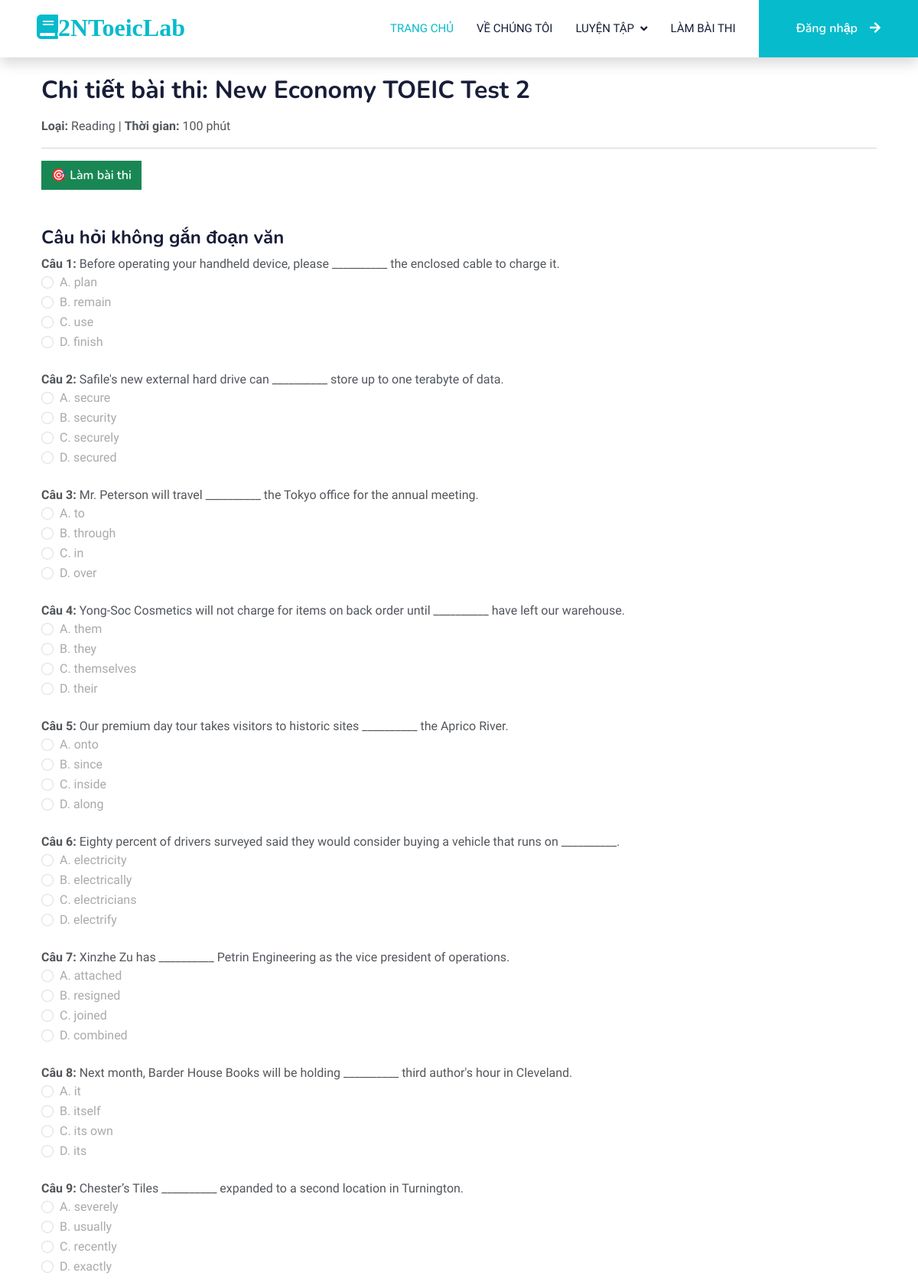
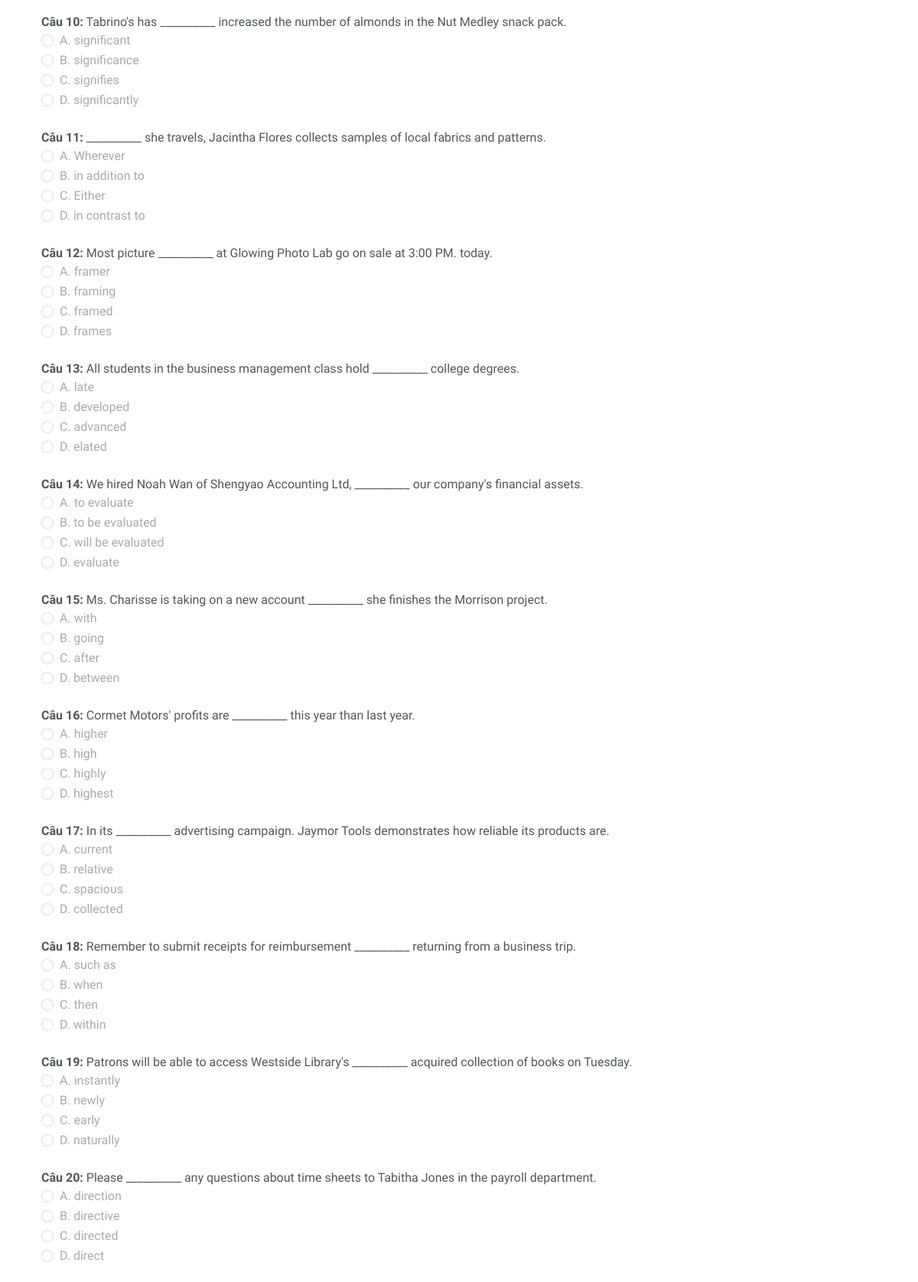
Screenshot of /templates/examdetails.php?id=2 (upper part) with the database file from the repository (2 pictures, top to bottom).
### tables this page shows
CREATE TABLE IF NOT EXISTS `exam` (
  `exam_id` int(11) NOT NULL AUTO_INCREMENT,
  `title` varchar(255) NOT NULL,
  `type` varchar(255) NOT NULL,
  `duration_minutes` int(11) NOT NULL,
  `difficulty_level` int(11) NOT NULL,
  PRIMARY KEY (`exam_id`)
);

CREATE TABLE IF NOT EXISTS `exam_question` (
  `question_id` int(11) NOT NULL AUTO_INCREMENT,
  `exam_id` int(11) NOT NULL,
  `content` varchar(255) NOT NULL,
  `correct_answer` varchar(1) NOT NULL,
  `option_1` varchar(255) NOT NULL,
  `option_2` varchar(255) NOT NULL,
  `option_3` varchar(255) NOT NULL,
  `option_4` varchar(255) NOT NULL,
  `passage_id` int(11) DEFAULT NULL,
  `listening_id` int(11) DEFAULT NULL,
  PRIMARY KEY (`question_id`),
  KEY `exam_id` (`exam_id`) USING BTREE,
  KEY `Pass` (`passage_id`),
  KEY `FK_lis` (`listening_id`)
);

### templates/examdetails.php (the view, shortened to what this page needs)
<?php
$model = new ExamModel();
$exam_id = $_GET['id'] ?? 0;
$conn = $model->getConn();
$exam_sql = "SELECT * FROM exam WHERE exam_id = $exam_id";
$exam_result = mysqli_query($conn, $exam_sql);
$exam = mysqli_fetch_assoc($exam_result);
$question_sql = "SELECT * FROM exam_question WHERE exam_id = $exam_id ORDER BY passage_id ASC, question_id ASC";
$question_result = mysqli_query($conn, $question_sql);
$questions = [];
while ($row = mysqli_fetch_assoc($question_result)) {
    $questions[] = $row;
}
$grouped_questions = [];
$no_passage_questions = [];
foreach ($questions as $q) {
    if ($q['passage_id']) {
        $grouped_questions[$q['passage_id']][] = $q;
    } else {
        $no_passage_questions[] = $q;
    }
}
?>
<!DOCTYPE html>
<html lang="vi">
<head>
    <link href="https://cdn.jsdelivr.net/npm/bootstrap@5.3.0/dist/css/bootstrap.min.css" rel="stylesheet">
    <link href="https://cdnjs.cloudflare.com/ajax/libs/font-awesome/5.10.0/css/all.min.css" rel="stylesheet">
    <link href="https://cdn.jsdelivr.net/npm/bootstrap-icons@1.4.1/font/bootstrap-icons.css" rel="stylesheet">
    <link href="../public/libs/animate/animate.min.css" rel="stylesheet">
    <link href="../public/libs/owlcarousel/assets/owl.carousel.min.css" rel="stylesheet">
    <link href="../public/css/bootstrap.min.css" rel="stylesheet">
    <link href="../public/css/style.css" rel="stylesheet">
</head>
<body>
    <nav class="navbar navbar-expand-lg bg-white navbar-light shadow sticky-top p-0">
        <a href="../index.php" class="navbar-brand d-flex align-items-center px-4 px-lg-5">
            <h2 class="m-0 text-primary"><i class="fa fa-book me-3">2NToeicLab</i></h2>
        </a>
        <div class="collapse navbar-collapse" id="navbarCollapse">
            <div class="navbar-nav ms-auto p-4 p-lg-0">
                <a href="../index.php" class="nav-item nav-link active">Trang chủ</a>
                <a href="./about.php" class="nav-item nav-link">Về chúng tôi</a>
                <div class="nav-item dropdown">
                    <a href="./practice.php" class="nav-link dropdown-toggle" data-bs-toggle="dropdown">Luyện tập</a>
                </div>
                <a href="templates/test.php" class="nav-item nav-link">Làm bài thi</a>
            </div>
            <?php if (isset($_SESSION["user_email"])): ?>
                <div class="nav-item dropdown me-4">
                    <a href="#" class="btn btn-primary dropdown-toggle py-4 px-lg-5 d-none d-lg-block" data-bs-toggle="dropdown">
                        <?= explode('@', $_SESSION["user_email"])[0] ?>
                    </a>
                    <div class="dropdown-menu dropdown-menu-end">
                        <a href="profile.php" class="dropdown-item">Sửa thông tin</a>
                        <a href="logout.php" class="dropdown-item text-danger">Đăng xuất</a>
                       <?php if (isset($_SESSION['user_role']) && $_SESSION['user_role'] === 'admin'): ?>
                        <div class="dropdown-divider"></div>
                            <a href="admin/exam_manage.php" class="dropdown-item">Quản lý bài thi</a>
                            <a href="#" class="dropdown-item">Quản lý người dùng</a>
                        <?php endif; ?>
                    </div>
                </div>
            <?php else: ?>
                <a href="login.php" class="btn btn-primary py-4 px-lg-5 d-none d-lg-block">Đăng nhập<i class="fa fa-arrow-right ms-3"></i></a>
            <?php endif; ?>
        </div>
    </nav>
  <div class="container py-4">
    <h2 class="mb-3">Chi tiết bài thi: <?= htmlspecialchars($exam['title']) ?></h2>
    <p><strong>Loại:</strong> <?= $exam['type'] ?> | <strong>Thời gian:</strong> <?= $exam['duration_minutes'] ?> phút</p>
    <hr>
    <button id="startExamBtn" class="btn btn-success mb-4">🎯 Làm bài thi</button>
    <form method="POST" id="submitForm">
        <?php $cauSo = 1; ?>
        <?php if ($exam['type'] === 'Reading'): ?>
            <?php if (!empty($no_passage_questions)): ?>
                <h4 class="mt-4">Câu hỏi không gắn đoạn văn</h4>
                <?php foreach ($no_passage_questions as $q): ?>
                    <div class="question-block">
                        <strong>Câu <?= $cauSo++ ?>:</strong> <?= htmlspecialchars($q['content']) ?>
                        <?php foreach (['A','B','C','D'] as $i => $opt): ?>
                            <div class="form-check">
                                <input class="form-check-input" disabled type="radio" name="<?= $q['question_id'] ?>" value="<?= $opt ?>" id="q<?= $q['question_id'] . $opt ?>">
                                <label class="form-check-label" for="q<?= $q['question_id'] . $opt ?>">
                                    <?= $opt ?>. <?= htmlspecialchars($q["option_" . ($i + 1)]) ?>
                                </label>
                            </div>
                        <?php endforeach; ?>
                    </div>
                <?php endforeach; ?>
            <?php endif; ?>
        <?php endif; ?>
    </form>
</div>
</body>
</html>

### public/css/style.css (style rules this page uses)
:root { --primary: #06BBCC; --light: #F0FBFC; --dark: #181d38; }
.btn { font-family: 'Nunito', sans-serif; font-weight: 600; transition: .5s; }
.btn.btn-primary, .btn.btn-secondary { color: #FFFFFF; }
.navbar .dropdown-toggle::after { border: none; content: "\f107"; font-family: "Font Awesome 5 Free"; font-weight: 900; vertical-align: middle; margin-left: 8px; }
.navbar-light .navbar-nav .nav-link { margin-right: 30px; padding: 25px 0; color: #FFFFFF; font-size: 15px; text-transform: uppercase; outline: none; }
.navbar-light .navbar-nav .nav-link:hover, .navbar-light .navbar-nav .nav-link.active { color: var(--primary); }
.navbar-light .navbar-brand, .navbar-light a.btn { height: 75px; }
.navbar-light .navbar-nav .nav-link { color: var(--dark); font-weight: 500; }
.navbar-light.sticky-top { top: -100px; transition: .5s; }

### templates/examdetails.php (style rules this page uses)
.question-block { margin-bottom: 25px; }

### rows the page displays
exam: title "New Economy TOEIC Test 2", type "Reading", duration_minutes "100"
exam_question: content "Before operating your handheld device, please __________ the enclosed cable to charge it.", opt "A", option_1 "plan", opt "B", option_2 "remain", opt "C", option_3 "use", opt "D", option_4 "finish"
exam_question: content "Safile's new external hard drive can __________ store up to one terabyte of data.", opt "A", option_1 "secure", opt "B", option_2 "security", opt "C", option_3 "securely", opt "D", option_4 "secured"
exam_question: content "Mr. Peterson will travel __________ the Tokyo office for the annual meeting.", opt "A", option_1 "to", opt "B", option_2 "through", opt "C", option_3 "in", opt "D", option_4 "over"
exam_question: content "Yong-Soc Cosmetics will not charge for items on back order until __________ have left our warehouse.", opt "A", option_1 "them", opt "B", option_2 "they", opt "C", option_3 "themselves", opt "D", option_4 "their"
exam_question: content "Our premium day tour takes visitors to historic sites __________ the Aprico River.", opt "A", option_1 "onto", opt "B", option_2 "since", opt "C", option_3 "inside", opt "D", option_4 "along"
exam_question: content "Eighty percent of drivers surveyed said they would consider buying a vehicle that runs on __________.", opt "A", option_1 "electricity", opt "B", option_2 "electrically", opt "C", option_3 "electricians", opt "D", option_4 "electrify"
exam_question: content "Xinzhe Zu has __________ Petrin Engineering as the vice president of operations.", opt "A", option_1 "attached", opt "B", option_2 "resigned", opt "C", option_3 "joined", opt "D", option_4 "combined"
exam_question: content "Next month, Barder House Books will be holding __________ third author's hour in Cleveland.", opt "A", option_1 "it", opt "B", option_2 "itself", opt "C", option_3 "its own", opt "D", option_4 "its"
exam_question: content "Chester’s Tiles __________ expanded to a second location in Turnington.", opt "A", option_1 "severely", opt "B", option_2 "usually", opt "C", option_3 "recently", opt "D", option_4 "exactly"
exam_question: content "Tabrino's has __________ increased the number of almonds in the Nut Medley snack pack.", opt "A", option_1 "significant", opt "B", option_2 "significance", opt "C", option_3 "signifies", opt "D", option_4 "significantly"
exam_question: content "__________ she travels, Jacintha Flores collects samples of local fabrics and patterns.", opt "A", option_1 "Wherever", opt "B", option_2 "in addition to", opt "C", option_3 "Either", opt "D", option_4 "in contrast to"
exam_question: content "Most picture __________ at Glowing Photo Lab go on sale at 3:00 PM. today.", opt "A", option_1 "framer", opt "B", option_2 "framing", opt "C", option_3 "framed", opt "D", option_4 "frames"
exam_question: content "All students in the business management class hold __________ college degrees.", opt "A", option_1 "late", opt "B", option_2 "developed", opt "C", option_3 "advanced", opt "D", option_4 "elated"
exam_question: content "We hired Noah Wan of Shengyao Accounting Ltd, __________ our company's financial assets.", opt "A", option_1 "to evaluate", opt "B", option_2 "to be evaluated", opt "C", option_3 "will be evaluated", opt "D", option_4 "evaluate"
exam_question: content "Ms. Charisse is taking on a new account __________ she finishes the Morrison project.", opt "A", option_1 "with", opt "B", option_2 "going", opt "C", option_3 "after", opt "D", option_4 "between"
exam_question: content "Cormet Motors' profits are __________ this year than last year.", opt "A", option_1 "higher", opt "B", option_2 "high", opt "C", option_3 "highly", opt "D", option_4 "highest"
exam_question: content "In its __________ advertising campaign. Jaymor Tools demonstrates how reliable its products are.", opt "A", option_1 "current", opt "B", option_2 "relative", opt "C", option_3 "spacious", opt "D", option_4 "collected"
exam_question: content "Remember to submit receipts for reimbursement __________ returning from a business trip.", opt "A", option_1 "such as", opt "B", option_2 "when", opt "C", option_3 "then", opt "D", option_4 "within"
exam_question: content "Patrons will be able to access Westside Library's __________ acquired collection of books on Tuesday.", opt "A", option_1 "instantly", opt "B", option_2 "newly", opt "C", option_3 "early", opt "D", option_4 "naturally"
exam_question: content "Please __________ any questions about time sheets to Tabitha Jones in the payroll department.", opt "A", option_1 "direction", opt "B", option_2 "directive", opt "C", option_3 "directed", opt "D", option_4 "direct"
